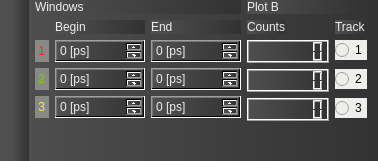
            <widget class="QWidget" name="horizontalWidget_3" native="true">
             <property name="styleSheet">
              <string notr="true">background-color: qlineargradient(spread:pad, x1:0, y1:0, x2:1, y2:0, stop:0 rgba(80, 80, 80, 255), stop:1 rgba(50, 50, 50, 255));</string>
             </property>
             <layout class="QHBoxLayout" name="horizontalLayout_5">
              <property name="topMargin">
               <number>0</number>
              </property>
              <property name="bottomMargin">
               <number>0</number>
              </property>
              <item>
               <widget class="QCustomPlot" name="PlotB" native="true">
                <property name="sizePolicy">
                 <sizepolicy hsizetype="Expanding" vsizetype="Expanding">
                  <horstretch>0</horstretch>
                  <verstretch>0</verstretch>
                 </sizepolicy>
                </property>
                <layout class="QVBoxLayout" name="verticalLayout_11"/>
               </widget>
              </item>
              <item>
               <layout class="QVBoxLayout" name="verticalLayout_15">
                <item>
                 <widget class="QLabel" name="label_11">
                  <property name="styleSheet">
                   <string notr="true">color: rgb(238, 238, 236);</string>
                  </property>
                  <property name="text">
                   <string>Windows</string>
                  </property>
                 </widget>
                </item>
                <item>
                 <layout class="QGridLayout" name="gridLayout_2">
                  <item row="2" column="2">
                   <widget class="QSpinBox" name="EndB2">
                    <property name="styleSheet">
                     <string notr="true">color: rgb(238, 238, 236);</string>
                    </property>
                    <property name="suffix">
                     <string> [ps]</string>
                    </property>
                    <property name="maximum">
                     <number>200000</number>
                    </property>
                    <property name="singleStep">
                     <number>100</number>
                    </property>
                   </widget>
                  </item>
                  <item row="3" column="2">
                   <widget class="QSpinBox" name="EndB3">
                    <property name="styleSheet">
                     <string notr="true">color: rgb(238, 238, 236);</string>
                    </property>
                    <property name="suffix">
                     <string> [ps]</string>
                    </property>
                    <property name="maximum">
                     <number>200000</number>
                    </property>
                    <property name="singleStep">
                     <number>100</number>
                    </property>
                   </widget>
                  </item>
                  <item row="1" column="1">
                   <widget class="QSpinBox" name="BegB1">
                    <property name="styleSheet">
                     <string notr="true">color: rgb(238, 238, 236);</string>
                    </property>
                    <property name="suffix">
                     <string> [ps]</string>
                    </property>
                    <property name="maximum">
                     <number>200000</number>
                    </property>
                    <property name="singleStep">
                     <number>100</number>
                    </property>
                   </widget>
                  </item>
                  <item row="0" column="1">
                   <widget class="QLabel" name="label_31">
                    <property name="styleSheet">
                     <string notr="true">color: rgb(238, 238, 236);</string>
                    </property>
                    <property name="text">
                     <string>Begin</string>
                    </property>
                   </widget>
                  </item>
                  <item row="3" column="0">
                   <widget class="QLabel" name="label_14">
                    <property name="styleSheet">
                     <string notr="true">background-color: rgb(136, 138, 133);
color: rgb(252, 233, 79);</string>
                    </property>
                    <property name="text">
                     <string> 3 </string>
                    </property>
                   </widget>
                  </item>
                  <item row="2" column="0">
                   <widget class="QLabel" name="label_15">
                    <property name="styleSheet">
                     <string notr="true">background-color: rgb(136, 138, 133);
color: rgb(115, 210, 22);</string>
                    </property>
                    <property name="text">
                     <string> 2 </string>
                    </property>
                   </widget>
                  </item>
                  <item row="3" column="1">
                   <widget class="QSpinBox" name="BegB3">
                    <property name="styleSheet">
                     <string notr="true">color: rgb(238, 238, 236);</string>
                    </property>
                    <property name="suffix">
                     <string> [ps]</string>
                    </property>
                    <property name="maximum">
                     <number>200000</number>
                    </property>
                    <property name="singleStep">
                     <number>100</number>
                    </property>
                   </widget>
                  </item>
                  <item row="1" column="2">
                   <widget class="QSpinBox" name="EndB1">
                    <property name="styleSheet">
                     <string notr="true">color: rgb(238, 238, 236);</string>
                    </property>
                    <property name="suffix">
                     <string> [ps]</string>
                    </property>
                    <property name="maximum">
                     <number>200000</number>
                    </property>
                    <property name="singleStep">
                     <number>100</number>
                    </property>
                   </widget>
                  </item>
                  <item row="0" column="2">
                   <widget class="QLabel" name="label_53">
                    <property name="styleSheet">
                     <string notr="true">color: rgb(238, 238, 236);</string>
                    </property>
                    <property name="text">
                     <string>End</string>
                    </property>
                   </widget>
                  </item>
                  <item row="2" column="1">
                   <widget class="QSpinBox" name="BegB2">
                    <property name="styleSheet">
                     <string notr="true">color: rgb(238, 238, 236);</string>
                    </property>
                    <property name="suffix">
                     <string> [ps]</string>
                    </property>
                    <property name="maximum">
                     <number>200000</number>
                    </property>
                    <property name="singleStep">
                     <number>100</number>
                    </property>
                   </widget>
                  </item>
                  <item row="1" column="0">
                   <widget class="QLabel" name="label_13">
                    <property name="styleSheet">
                     <string notr="true">background-color: rgb(136, 138, 133);
color: rgb(239, 41, 41);</string>
                    </property>
                    <property name="text">
                     <string> 1 </string>
                    </property>
                   </widget>
                  </item>
                 </layout>
                </item>
                <item>
                 <spacer name="verticalSpacer_7">
                  <property name="orientation">
                   <enum>Qt::Vertical</enum>
                  </property>
                  <property name="sizeHint" stdset="0">
                   <size>
                    <width>20</width>
                    <height>40</height>
                   </size>
                  </property>
                 </spacer>
                </item>
               </layout>
              </item>
              <item>
               <layout class="QVBoxLayout" name="verticalLayout_14">
                <item>
                 <widget class="QLabel" name="label_12">
                  <property name="styleSheet">
                   <string notr="true">color: rgb(238, 238, 236);</string>
                  </property>
                  <property name="text">
                   <string>Plot B</string>
                  </property>
                 </widget>
                </item>
                <item>
                 <layout class="QFormLayout" name="formLayout_3">
                  <item row="0" column="0">
                   <widget class="QLabel" name="label_54">
                    <property name="styleSheet">
                     <string notr="true">color: rgb(238, 238, 236);</string>
                    </property>
                    <property name="text">
                     <string>Counts</string>
                    </property>
                   </widget>
                  </item>
                  <item row="0" column="1">
                   <widget class="QLabel" name="label_55">
                    <property name="styleSheet">
                     <string notr="true">color: rgb(238, 238, 236);</string>
                    </property>
                    <property name="text">
                     <string>Track</string>
                    </property>
                   </widget>
                  </item>
                  <item row="1" column="0">
                   <widget class="QLCDNumber" name="countB1">
                    <property name="digitCount">
                     <number>7</number>
                    </property>
                   </widget>
                  </item>
                  <item row="1" column="1">
                   <widget class="QRadioButton" name="trackB1">
                    <property name="styleSheet">
                     <string notr="true">background-color: rgb(238, 238, 236);</string>
                    </property>
                    <property name="text">
                     <string>1</string>
                    </property>
                   </widget>
                  </item>
                  <item row="2" column="0">
                   <widget class="QLCDNumber" name="countB2">
                    <property name="digitCount">
                     <number>7</number>
                    </property>
                   </widget>
                  </item>
                  <item row="2" column="1">
                   <widget class="QRadioButton" name="trackB2">
                    <property name="styleSheet">
                     <string notr="true">background-color: rgb(238, 238, 236);</string>
                    </property>
                    <property name="text">
                     <string>2</string>
                    </property>
                   </widget>
                  </item>
                  <item row="3" column="0">
                   <widget class="QLCDNumber" name="countB3">
                    <property name="digitCount">
                     <number>7</number>
                    </property>
                   </widget>
                  </item>
                  <item row="3" column="1">
                   <widget class="QRadioButton" name="trackB3">
                    <property name="styleSheet">
                     <string notr="true">background-color: rgb(238, 238, 236);</string>
                    </property>
                    <property name="text">
                     <string>3</string>
                    </property>
                   </widget>
                  </item>
                 </layout>
                </item>
                <item>
                 <spacer name="verticalSpacer_8">
                  <property name="orientation">
                   <enum>Qt::Vertical</enum>
                  </property>
                  <property name="sizeHint" stdset="0">
                   <size>
                    <width>20</width>
                    <height>40</height>
                   </size>
                  </property>
                 </spacer>
                </item>
               </layout>
              </item>
             </layout>
            </widget>
